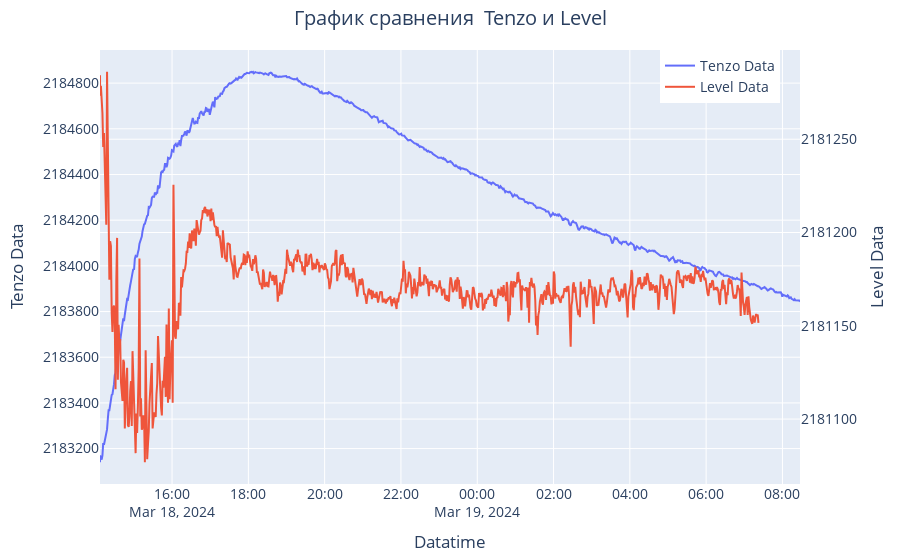

Notebook source saved alongside this figure:
### Code cell
fig = go.Figure()

fig.add_trace(go.Scatter(x=df['Datetime'], y=df.tnzl, mode='lines', name='Tenzo Data'))
fig.add_trace(go.Scatter(x=df['Datetime'], y=level_dHdt_without_nan, mode='lines', name='Level Data', yaxis='y2'))
    
  
fig.update_layout(
    legend=dict(x=.8),
    title='График сравнения  Tenzo и Level',
    title_x=0.5,
    xaxis=dict(title='Datatime'),
    yaxis=dict(tickformat ='d',title='Tenzo Data', side='left'),
    yaxis2=dict(tickformat ='d',title='Level Data', overlaying='y', side='right'),
    hovermode="x",
    font=dict(size=14),
    margin=dict(l=100, r=100, t=50, b=50) 
    )
fig.show()

### Figure 1 — Plotly figure (JSON) as saved in the notebook; plotly's stock layout.template omitted (floating-point values rounded to 4 significant figures; data arrays with more than 128 entries replaced by an {"elided": "..."} marker saying what was removed)
{"data": [{"mode": "lines", "name": "Tenzo Data", "type": "scatter", "x": {"elided": "909 str values"}, "y": {"elided": "909 int values"}}, {"mode": "lines", "name": "Level Data", "type": "scatter", "x": {"elided": "909 str values"}, "y": {"elided": "855 float values"}, "yaxis": "y2"}], "layout": {"font": {"size": 14}, "hovermode": "x", "legend": {"x": 0.8}, "margin": {"b": 50, "l": 100, "r": 100, "t": 50}, "title": {"text": "График сравнения  Tenzo и Level", "x": 0.5}, "xaxis": {"title": {"text": "Datatime"}}, "yaxis": {"side": "left", "tickformat": "d", "title": {"text": "Tenzo Data"}}, "yaxis2": {"overlaying": "y", "side": "right", "tickformat": "d", "title": {"text": "Level Data"}}}}
